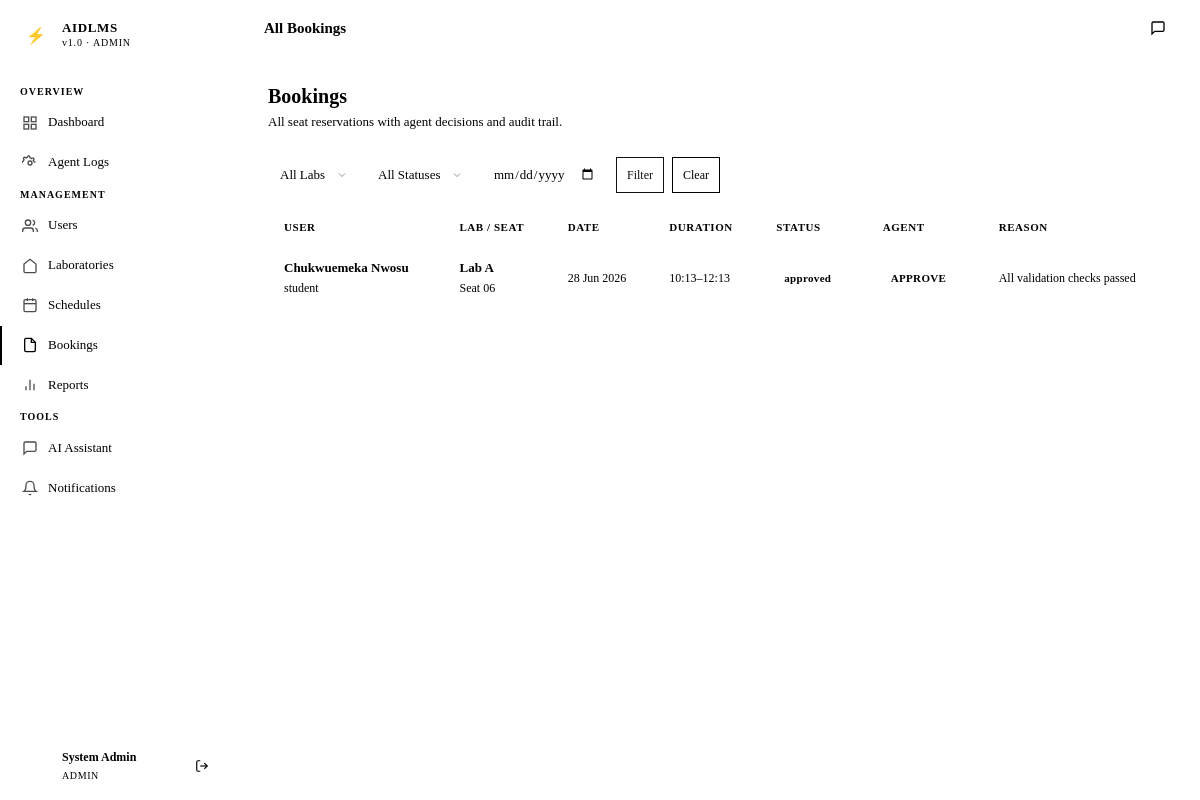
Screenshot of /admin/bookings (signed in) with the database file from the repository.
### app/models/models.py (models this page shows, shortened)
class User(UserMixin, db.Model):
    __tablename__ = 'users'
    id = db.Column(db.String(36), primary_key=True, default=gen_uuid)
    name = db.Column(db.String(100), nullable=False)
    email = db.Column(db.String(150), unique=True, nullable=False)
    password_hash = db.Column(db.String(255), nullable=False)
    role = db.Column(db.Enum('student', 'lecturer', 'technician', 'admin', name='user_role'), nullable=False)
    active = db.Column(db.Boolean, default=True)
    created_at = db.Column(db.DateTime, default=datetime.utcnow)
    bookings = db.relationship('Booking', foreign_keys='Booking.user_id', backref='user', lazy='dynamic')
    attendance_records = db.relationship('Attendance', foreign_keys='Attendance.user_id', backref='user', lazy='dynamic')
    notifications = db.relationship('Notification', backref='user', lazy='dynamic')
    chat_logs = db.relationship('ChatLog', backref='user', lazy='dynamic')
    sessions_opened = db.relationship('Session', foreign_keys='Session.lecturer_id', backref='lecturer', lazy='dynamic')
    schedules = db.relationship('Schedule', foreign_keys='Schedule.lecturer_id', backref='lecturer', lazy='dynamic')

class Booking(db.Model):
    __tablename__ = 'bookings'
    id = db.Column(db.String(36), primary_key=True, default=gen_uuid)
    user_id = db.Column(db.String(36), db.ForeignKey('users.id'), nullable=False)
    seat_id = db.Column(db.String(36), db.ForeignKey('seats.id'), nullable=False)
    start_time = db.Column(db.DateTime, nullable=False)
    end_time = db.Column(db.DateTime, nullable=False)
    status = db.Column(db.Enum('pending', 'approved', 'rejected', 'cancelled', 'completed', name='booking_status'), default='pending')
    agent_decision = db.Column(db.String(10))
    agent_reason = db.Column(db.Text)
    created_at = db.Column(db.DateTime, default=datetime.utcnow)

class Laboratory(db.Model):
    __tablename__ = 'laboratories'
    id = db.Column(db.String(36), primary_key=True, default=gen_uuid)
    name = db.Column(db.String(100), nullable=False)
    capacity = db.Column(db.Integer, nullable=False)
    location = db.Column(db.String(100), nullable=False)
    status = db.Column(db.Enum('active', 'inactive', 'maintenance', name='lab_status'), default='active')
    created_at = db.Column(db.DateTime, default=datetime.utcnow)
    seats = db.relationship('Seat', backref='laboratory', lazy='dynamic', cascade='all, delete-orphan')
    schedules = db.relationship('Schedule', backref='laboratory', lazy='dynamic')
    equipment = db.relationship('Equipment', backref='laboratory', lazy='dynamic', cascade='all, delete-orphan')

class Seat(db.Model):
    __tablename__ = 'seats'
    id = db.Column(db.String(36), primary_key=True, default=gen_uuid)
    lab_id = db.Column(db.String(36), db.ForeignKey('laboratories.id'), nullable=False)
    seat_number = db.Column(db.String(10), nullable=False)
    status = db.Column(db.Enum('available', 'reserved', 'occupied', 'faulty', name='seat_status'), default='available')
    has_power = db.Column(db.Boolean, default=False)
    has_network = db.Column(db.Boolean, default=False)
    updated_at = db.Column(db.DateTime, default=datetime.utcnow, onupdate=datetime.utcnow)
    bookings = db.relationship('Booking', backref='seat', lazy='dynamic')

### app/admin/routes.py (the view)
@admin_bp.route('/bookings')
@admin_required
def bookings():
    labs = Laboratory.query.all()
    filters = {
        'lab_id': request.args.get('lab_id'),
        'status': request.args.get('status'),
        'date': request.args.get('date')
    }
    query = Booking.query
    if filters['lab_id']:
        query = query.join(Seat).filter(Seat.lab_id == filters['lab_id'])
    if filters['status']:
        query = query.filter(Booking.status == filters['status'])
    if filters['date']:
        try:
            d = date.fromisoformat(filters['date'])
            query = query.filter(db.func.date(Booking.start_time) == d)
        except ValueError:
            pass
    bookings = query.order_by(Booking.created_at.desc()).limit(200).all()
    return render_template('admin/bookings.html',
        bookings=bookings,
        labs=labs,
        filters=filters
    )

### app/admin/routes.py (called while the page is built)
def admin_required(f):
    @wraps(f)
    def decorated(*args, **kwargs):
        if current_user.role != 'admin':
            return redirect(url_for('auth.login'))
        return f(*args, **kwargs)
    return login_required(decorated)

### app/templates/admin/bookings.html (shortened to what this page needs)
{% extends "base.html" %}
{% block page_title %}All Bookings{% endblock %}
{% block content %}
<div class="page-header">
  <div class="page-header-text">
    <h1>Bookings</h1>
    <p>All seat reservations with agent decisions and audit trail.</p>
  </div>
</div>
<form method="GET" action="{{ url_for('admin.bookings') }}" class="d-flex gap-8 mb-16" style="flex-wrap:wrap;">
  <select name="lab_id" class="form-control" style="width:auto;">
    <option value="">All Labs</option>
  </select>
  <select name="status" class="form-control" style="width:auto;">
    <option value="">All Statuses</option>
  </select>
  <input type="date" name="date" class="form-control" style="width:auto;" value="{{ filters.date or '' }}">
  <button type="submit" class="btn btn-primary btn-sm">Filter</button>
  <a href="{{ url_for('admin.bookings') }}" class="btn btn-secondary btn-sm">Clear</a>
</form>
{% if bookings %}
<div class="table-wrapper">
  <table>
    <thead>
      <tr>
        <th>User</th>
        <th>Lab / Seat</th>
        <th>Date</th>
        <th>Duration</th>
        <th>Status</th>
        <th>Agent</th>
        <th>Reason</th>
      </tr>
    </thead>
    <tbody>
      {% for b in bookings %}
      <tr>
        <td>
          <div style="font-weight:600;">{{ b.user.name }}</div>
          <div class="table-mono">{{ b.user.role }}</div>
        </td>
        <td>
          <div style="font-weight:600;">{{ b.seat.laboratory.name }}</div>
          <div class="table-mono">Seat {{ b.seat.seat_number }}</div>
        </td>
        <td class="table-mono">{{ b.start_time.strftime('%d %b %Y') }}</td>
        <td class="table-mono">{{ b.start_time.strftime('%H:%M') }}–{{ b.end_time.strftime('%H:%M') }}</td>
        <td><span class="badge badge-{{ b.status }}">{{ b.status }}</span></td>
        <td><span class="badge badge-{{ 'approved' if b.agent_decision == 'APPROVE' else 'rejected' if b.agent_decision == 'REJECT' else 'pending' }}">{{ b.agent_decision or '—' }}</span></td>
        <td style="font-size:12px; color:var(--color-text-muted); max-width:180px;">{{ b.agent_reason or '—' }}</td>
      </tr>
      {% endfor %}
    </tbody>
  </table>
</div>
{% else %}
<div class="empty-state">
  <div class="empty-icon">📋</div>
  <div class="empty-title">No bookings found</div>
  <div class="empty-desc">Adjust the filters or check back when users make reservations.</div>
</div>
{% endif %}
{% endblock %}

### app/templates/base.html (shortened to what this page needs)
<!DOCTYPE html>
<html lang="en">
<head>
  <link rel="stylesheet" href="{{ url_for('static', filename='css/style.css') }}">
</head>
<body>
<div class="app-shell">
  <aside class="sidebar" id="sidebar">
    <div class="sidebar-brand">
      <a href="{{ url_for('admin.dashboard') if current_user.role == 'admin' else url_for(current_user.role + '.dashboard') }}" class="brand-logo">
        <div class="brand-icon">⚡</div>
        <div class="brand-text">
          <span class="brand-name">AIDLMS</span>
          <span class="brand-sub">v1.0 · {{ current_user.role | upper }}</span>
        </div>
      </a>
    </div>
    <nav class="sidebar-nav">
      {% if current_user.role == 'student' %}
        <span class="nav-section-label">Main</span>
        <a href="{{ url_for('student.dashboard') }}" class="nav-item {% if request.endpoint == 'student.dashboard' %}active{% endif %}">
          <svg class="nav-icon" viewBox="0 0 24 24" fill="none" stroke="currentColor" stroke-width="2"><rect x="3" y="3" width="7" height="7"/><rect x="14" y="3" width="7" height="7"/><rect x="14" y="14" width="7" height="7"/><rect x="3" y="14" width="7" height="7"/></svg>
          Dashboard
        </a>
        <a href="{{ url_for('student.labs') }}" class="nav-item {% if 'labs' in request.endpoint %}active{% endif %}">
          <svg class="nav-icon" viewBox="0 0 24 24" fill="none" stroke="currentColor" stroke-width="2"><path d="M3 9l9-7 9 7v11a2 2 0 01-2 2H5a2 2 0 01-2-2z"/></svg>
          Laboratories
        </a>
        <a href="{{ url_for('student.bookings') }}" class="nav-item {% if request.endpoint == 'student.bookings' %}active{% endif %}">
          <svg class="nav-icon" viewBox="0 0 24 24" fill="none" stroke="currentColor" stroke-width="2"><rect x="3" y="4" width="18" height="18" rx="2"/><line x1="16" y1="2" x2="16" y2="6"/><line x1="8" y1="2" x2="8" y2="6"/><line x1="3" y1="10" x2="21" y2="10"/></svg>
          My Bookings
        </a>
        <a href="{{ url_for('student.schedule') }}" class="nav-item {% if request.endpoint == 'student.schedule' %}active{% endif %}">
          <svg class="nav-icon" viewBox="0 0 24 24" fill="none" stroke="currentColor" stroke-width="2"><circle cx="12" cy="12" r="10"/><path d="M12 6v6l4 2"/></svg>
          Schedule
        </a>
        <a href="{{ url_for('student.attendance') }}" class="nav-item {% if request.endpoint == 'student.attendance' %}active{% endif %}">
          <svg class="nav-icon" viewBox="0 0 24 24" fill="none" stroke="currentColor" stroke-width="2"><path d="M9 11l3 3L22 4"/><path d="M21 12v7a2 2 0 01-2 2H5a2 2 0 01-2-2V5a2 2 0 012-2h11"/></svg>
          Attendance
        </a>
        <span class="nav-section-label">Tools</span>
        <a href="{{ url_for('chatbot.index') }}" class="nav-item {% if 'chatbot' in request.endpoint %}active{% endif %}">
          <svg class="nav-icon" viewBox="0 0 24 24" fill="none" stroke="currentColor" stroke-width="2"><path d="M21 15a2 2 0 01-2 2H7l-4 4V5a2 2 0 012-2h14a2 2 0 012 2z"/></svg>
          AI Assistant
        </a>
        <a href="{{ url_for('student.notifications') }}" class="nav-item {% if request.endpoint == 'student.notifications' %}active{% endif %}">
          <svg class="nav-icon" viewBox="0 0 24 24" fill="none" stroke="currentColor" stroke-width="2"><path d="M18 8A6 6 0 006 8c0 7-3 9-3 9h18s-3-2-3-9"/><path d="M13.73 21a2 2 0 01-3.46 0"/></svg>
          Notifications
          {% if unread_count > 0 %}<span class="nav-badge">{{ unread_count }}</span>{% endif %}
        </a>
      {% elif current_user.role == 'admin' %}
        <span class="nav-section-label">Overview</span>
        <a href="{{ url_for('admin.dashboard') }}" class="nav-item {% if request.endpoint == 'admin.dashboard' %}active{% endif %}">
          <svg class="nav-icon" viewBox="0 0 24 24" fill="none" stroke="currentColor" stroke-width="2"><rect x="3" y="3" width="7" height="7"/><rect x="14" y="3" width="7" height="7"/><rect x="14" y="14" width="7" height="7"/><rect x="3" y="14" width="7" height="7"/></svg>
          Dashboard
        </a>
        <a href="{{ url_for('admin.agent_logs') }}" class="nav-item {% if request.endpoint == 'admin.agent_logs' %}active{% endif %}">
          Agent Logs
        </a>
        <span class="nav-section-label">Management</span>
        <a href="{{ url_for('admin.users') }}" class="nav-item {% if request.endpoint == 'admin.users' %}active{% endif %}">
          <svg class="nav-icon" viewBox="0 0 24 24" fill="none" stroke="currentColor" stroke-width="2"><path d="M17 21v-2a4 4 0 00-4-4H5a4 4 0 00-4 4v2"/><circle cx="9" cy="7" r="4"/><path d="M23 21v-2a4 4 0 00-3-3.87M16 3.13a4 4 0 010 7.75"/></svg>
          Users
        </a>
        <a href="{{ url_for('admin.labs') }}" class="nav-item {% if 'labs' in request.endpoint %}active{% endif %}">
          <svg class="nav-icon" viewBox="0 0 24 24" fill="none" stroke="currentColor" stroke-width="2"><path d="M3 9l9-7 9 7v11a2 2 0 01-2 2H5a2 2 0 01-2-2z"/></svg>
          Laboratories
        </a>
        <a href="{{ url_for('admin.schedules') }}" class="nav-item {% if request.endpoint == 'admin.schedules' %}active{% endif %}">
          <svg class="nav-icon" viewBox="0 0 24 24" fill="none" stroke="currentColor" stroke-width="2"><rect x="3" y="4" width="18" height="18" rx="2"/><line x1="16" y1="2" x2="16" y2="6"/><line x1="8" y1="2" x2="8" y2="6"/><line x1="3" y1="10" x2="21" y2="10"/></svg>
          Schedules
        </a>
        <a href="{{ url_for('admin.bookings') }}" class="nav-item {% if request.endpoint == 'admin.bookings' %}active{% endif %}">
          <svg class="nav-icon" viewBox="0 0 24 24" fill="none" stroke="currentColor" stroke-width="2"><path d="M14 2H6a2 2 0 00-2 2v16a2 2 0 002 2h12a2 2 0 002-2V8z"/><polyline points="14 2 14 8 20 8"/></svg>
          Bookings
        </a>
        <a href="{{ url_for('admin.reports') }}" class="nav-item {% if request.endpoint == 'admin.reports' %}active{% endif %}">
          <svg class="nav-icon" viewBox="0 0 24 24" fill="none" stroke="currentColor" stroke-width="2"><line x1="18" y1="20" x2="18" y2="10"/><line x1="12" y1="20" x2="12" y2="4"/><line x1="6" y1="20" x2="6" y2="14"/></svg>
          Reports
        </a>
        <span class="nav-section-label">Tools</span>
        <a href="{{ url_for('chatbot.index') }}" class="nav-item {% if 'chatbot' in request.endpoint %}active{% endif %}">
          <svg class="nav-icon" viewBox="0 0 24 24" fill="none" stroke="currentColor" stroke-width="2"><path d="M21 15a2 2 0 01-2 2H7l-4 4V5a2 2 0 012-2h14a2 2 0 012 2z"/></svg>
          AI Assistant
        </a>
        <a href="{{ url_for('admin.send_notification') }}" class="nav-item {% if request.endpoint == 'admin.send_notification' %}active{% endif %}">
          <svg class="nav-icon" viewBox="0 0 24 24" fill="none" stroke="currentColor" stroke-width="2"><path d="M18 8A6 6 0 006 8c0 7-3 9-3 9h18s-3-2-3-9"/><path d="M13.73 21a2 2 0 01-3.46 0"/></svg>
          Notifications
        </a>
      {% endif %}
    </nav>
    <div class="sidebar-footer">
      <div class="user-info">
        <div class="user-avatar">{{ current_user.name[0] | upper }}</div>
        <div class="user-details">
          <div class="user-name">{{ current_user.name }}</div>
          <div class="user-role">{{ current_user.role }}</div>
        </div>
        <a href="{{ url_for('auth.logout') }}" class="icon-btn" title="Sign out" style="border:none;">
          <svg width="14" height="14" viewBox="0 0 24 24" fill="none" stroke="currentColor" stroke-width="2"><path d="M9 21H5a2 2 0 01-2-2V5a2 2 0 012-2h4"/><polyline points="16 17 21 12 16 7"/><line x1="21" y1="12" x2="9" y2="12"/></svg>
        </a>
      </div>
    </div>
  </aside>
  <div class="main-content">
    <header class="topbar">
      <span class="topbar-title">{% block page_title %}{% endblock %}</span>
      <div class="topbar-actions">
        <a href="{{ url_for('chatbot.index') }}" class="icon-btn" title="AI Assistant">
          <svg width="16" height="16" viewBox="0 0 24 24" fill="none" stroke="currentColor" stroke-width="2"><path d="M21 15a2 2 0 01-2 2H7l-4 4V5a2 2 0 012-2h14a2 2 0 012 2z"/></svg>
        </a>
      </div>
    </header>
    <main class="page-content">
      {% block content %}{% endblock %}
    </main>
  </div>
</div>
</body>
</html>

### rows the page displays
User: role "ADMIN", name "System Admin"
Booking: user.name "Chukwuemeka Nwosu", user.role "student", seat.laboratory.name "Lab A", seat.seat_number "06", start_time "28 Jun 2026", start_time "10:13", end_time "12:13", status "approved", agent_decision "APPROVE", agent_reason "All validation checks passed"
